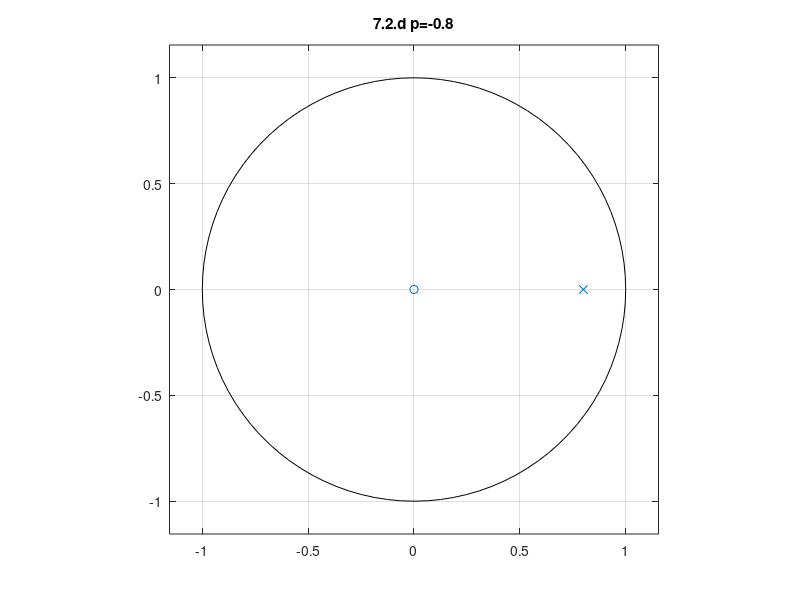

The MATLAB source for this figure:
%-------------7.2.d---------------
%------------p=-0.8---------------
a=[1 -0.8];
b=[1];
zplane(b, a);
title('7.2.d p=-0.8');
